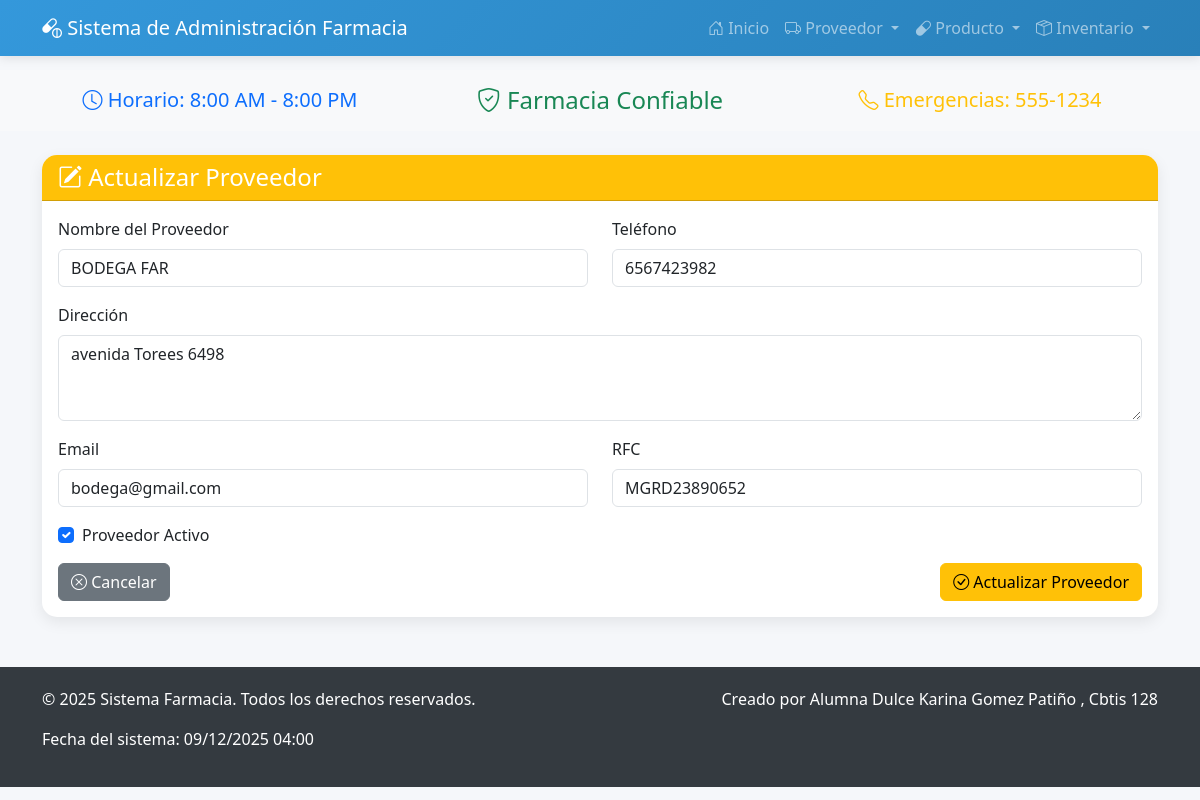
The app's page /proveedor/actualizar/2/ with its own data.
### FARMACIAAAAA/app_Farmacia/models.py (models this page shows, shortened)
class Proveedor(models.Model):
    nombre = models.CharField(max_length=100)
    direccion = models.TextField()
    telefono = models.CharField(max_length=15)
    email = models.EmailField()
    rfc = models.CharField(max_length=13)
    fecha_registro = models.DateField(auto_now_add=True)
    activo = models.BooleanField(default=True)

### FARMACIAAAAA/app_Farmacia/views.py (the view, shortened to what this page needs)
# urls.py: path('proveedor/actualizar/<int:id>/', views.actualizar_proveedor, name='actualizar_proveedor'),
def actualizar_proveedor(request, id):
    proveedor = get_object_or_404(Proveedor, id=id)
    return render(request, 'proveedor/actualizar_proveedor.html', {'proveedor': proveedor})

### FARMACIAAAAA/app_Farmacia/templates/proveedor/actualizar_proveedor.html (shortened to what this page needs)
{% extends 'base.html' %}
{% block content %}
<div class="card card-custom">
    <div class="card-header bg-warning text-white">
        <h4 class="mb-0">
            <i class="bi bi-pencil-square"></i> Actualizar Proveedor
        </h4>
    </div>
    <div class="card-body">
        <form method="POST">
            <div class="row">
                <div class="col-md-6 mb-3">
                    <label class="form-label">Nombre del Proveedor</label>
                    <input type="text" class="form-control" name="nombre" value="{{ proveedor.nombre }}" required>
                </div>
                <div class="col-md-6 mb-3">
                    <label class="form-label">Teléfono</label>
                    <input type="text" class="form-control" name="telefono" value="{{ proveedor.telefono }}" required>
                </div>
            </div>
            <div class="mb-3">
                <label class="form-label">Dirección</label>
                <textarea class="form-control" name="direccion" rows="3" required>{{ proveedor.direccion }}</textarea>
            </div>
            <div class="row">
                <div class="col-md-6 mb-3">
                    <label class="form-label">Email</label>
                    <input type="email" class="form-control" name="email" value="{{ proveedor.email }}" required>
                </div>
                <div class="col-md-6 mb-3">
                    <label class="form-label">RFC</label>
                    <input type="text" class="form-control" name="rfc" value="{{ proveedor.rfc }}" required>
                </div>
            </div>
            <div class="form-check mb-3">
                <input class="form-check-input" type="checkbox" name="activo" id="activo" {% if proveedor.activo %}checked{% endif %}>
                <label class="form-check-label" for="activo">
                    Proveedor Activo
                </label>
            </div>
            <div class="d-flex justify-content-between">
                <a href="{% url 'ver_proveedores' %}" class="btn btn-secondary">
                    <i class="bi bi-x-circle"></i> Cancelar
                </a>
                <button type="submit" class="btn btn-warning">
                    <i class="bi bi-check-circle"></i> Actualizar Proveedor
                </button>
            </div>
        </form>
    </div>
</div>
{% endblock %}

### FARMACIAAAAA/app_Farmacia/templates/base.html (style rules this page uses)
.card { border-radius: 12px; overflow: hidden; }
:root { --primary-color: #3498db; --secondary-color: #2ecc71; --accent-color: #e74c3c; --light-color: #f8f9fa; --dark-color: #343a40; }
body { background-color: #f5f7fa; font-family: 'Segoe UI', Tahoma, Geneva, Verdana, sans-serif; padding-top: 70px; }
.card-custom { border: none; border-radius: 15px; box-shadow: 0 5px 15px rgba(0,0,0,0.08); transition: transform 0.3s; }

### records on screen
Proveedor: nombre "BODEGA FAR", telefono "6567423982", direccion "avenida Torees 6498", email "bodega@gmail.com", rfc "MGRD23890652", activo "☑"
